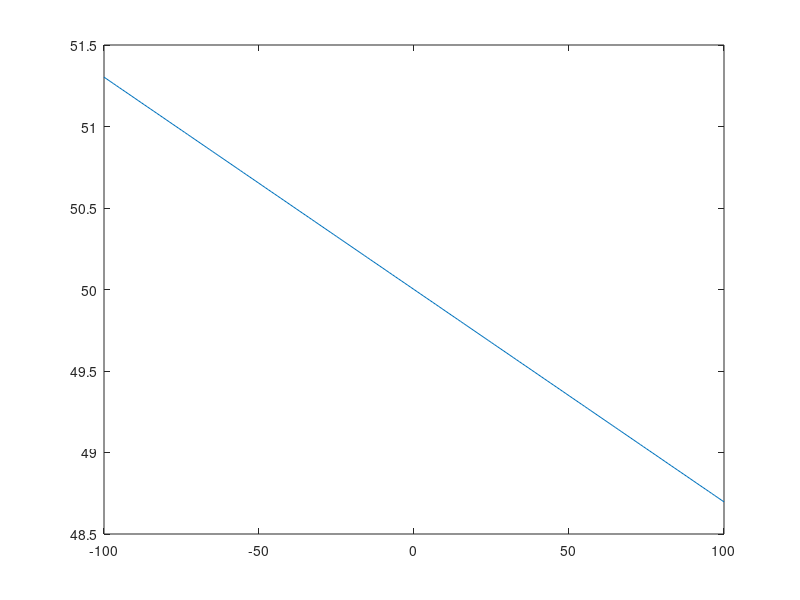

Here is the MATLAB script that generated this plot:
%% Refactor 4 - Use Vectors and Matrices

% MATLAB is highly optimised for matrix and vector operations.
% We can take advantage of this to eliminate a lot of for loops.

totalMass = 600;
wheelbase = 1535;
originalCoGPosition = wheelbase / 2;
accumulatorMass = 150;
accumulatorPositionDelta = -100:100; % We can now use negative positions

accumulatorCoGPosition = originalCoGPosition + accumulatorPositionDelta;
accumulatorMoment = accumulatorMass * accumulatorCoGPosition;
overallMoment = totalMass * originalCoGPosition;

newCoGPosition = (accumulatorMoment + overallMoment) ...
    / (totalMass + accumulatorMass);

frontWeightDistribution = (1  - (newCoGPosition / wheelbase)) * 100;

plot(accumulatorPositionDelta, newCoGPosition, "-")
plot(accumulatorPositionDelta, frontWeightDistribution, "-")